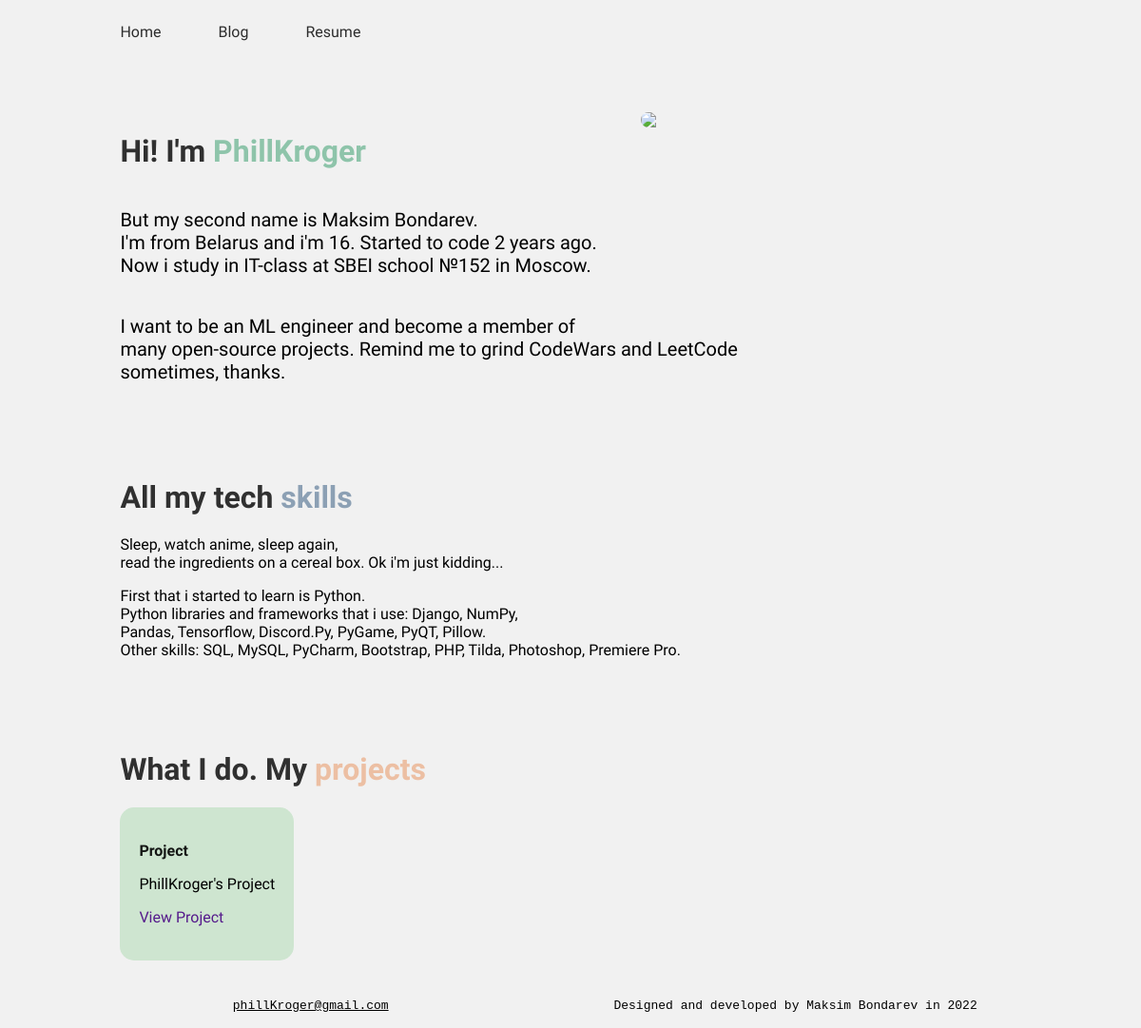
The app's page /, older data.
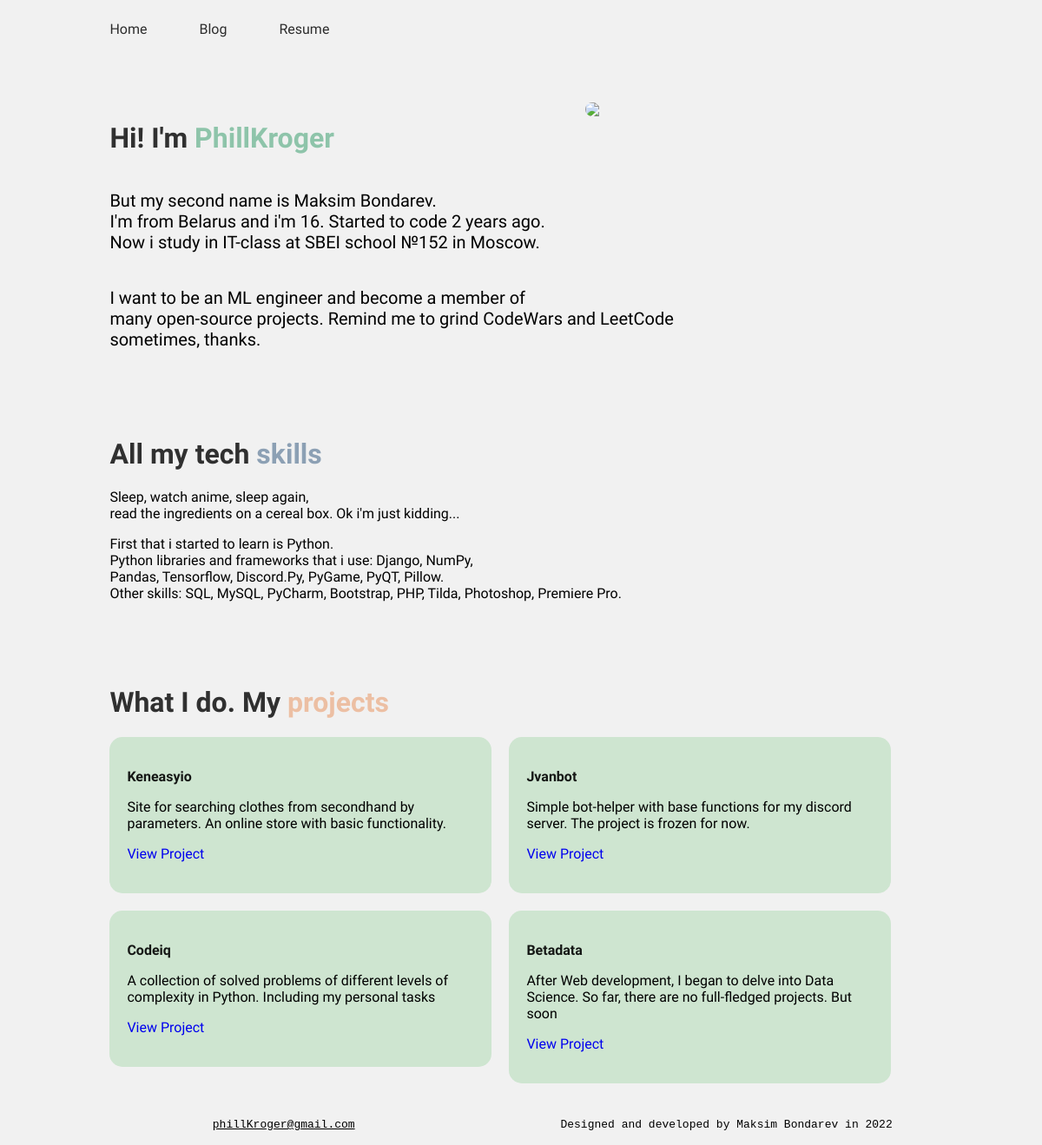
The same page, newer data.
### phillkroger/models.py (models this page shows, shortened)
class Project(models.Model):
    title = models.CharField("Project Title", max_length=255)
    description = models.TextField("Description", max_length=10000, default="PhillKroger's Project")
    tags = models.ManyToManyField(Tag)
    category = models.ForeignKey(ProjectCategory, on_delete=models.CASCADE)
    link = models.URLField("Project Link", max_length=128, unique=True, blank=True, default=None)
    project_github = models.URLField("Project Github", max_length=128, blank=True, default=None)
    pubdate = models.DateTimeField("Publish Time", null=True)
    class Meta:
        verbose_name = "Project"
        verbose_name_plural = "Projects"

### phillkroger/views.py (the view)
# urls.py: path('', views.mainapp, name="mainapp"),
def mainapp(request):
    projects = Project.objects.all().order_by("-pubdate")
    return render(request, "mainapp/index.html", {"projects": projects})

### templates/mainapp/index.html (shortened to what this page needs)
{% extends 'base.html' %}
{% load static %}
{% block content %}
    <div class="cont">
            <h1 class="hi-h1">Hi! I'm <span class="clr"> PhillKroger</span></h1>
            <img src="/media/phillkroger.jpg" class="phill-img">
            <p class="hi-p">But my second name is Maksim Bondarev.<br>
                I'm from Belarus and i'm 16. Started to code 2 years ago. <br>
                Now i study in IT-class at SBEI school №152 in Moscow.</p>
            <p class="hi-p">I want to be an ML engineer and become a member of <br>
                many open-source projects. Remind me to grind CodeWars and LeetCode<br>
                sometimes, thanks.</p>
        </div>
        <div class="skills">
            <h1 class="skills-h1">All my tech <span class="clr-1">skills</span></h1>
            <p class="skills-p">Sleep, watch anime, sleep again,<br> read the ingredients on a cereal box. Ok i'm just kidding...</p>
            <p class="skills-p">First that i started to learn is Python.<br>Python libraries and frameworks that i use: Django, NumPy,<br>
                Pandas, Tensorflow, Discord.Py, PyGame, PyQT, Pillow.<br>Other skills: SQL, MySQL, PyCharm, Bootstrap, PHP, Tilda, Photoshop, Premiere Pro.</p>
        </div>
        <div class="my-projects">
            <div class="all-projects">
                <h1 class="projects-h1">What I do. My <span class="clr-2">projects</span></h1>
                {% for project in projects %}
                    {% if project %}
                        <div class="project">
                            <p class="project-title"><b>{{ project.title|title }}</b></p>
                            <p class="project-description">{{ project.description }}</p>
                            <p class="project-link"><a href="{{ project.link }}">View Project</a></p>
                        </div>
                    {% else %}
                        No projects
                    {% endif %}
                {% endfor %}
            </div>
        </div><div style="clear:left"></div>
        <footer>
            <p class="email-1">
                <code>phillKroger@gmail.com</code>
            </p>
            <p class="email">
                <code>Designed and developed by Maksim Bondarev in 2022</code>
            </p>
        </footer>
{% endblock %}

Row changes from the older to the newer data that the page shows:
changed Project: title "Project" → "Keneasyio"; description "PhillKroger's Project" → "Site for searching clothes from secondhand by parameters. An online store with basic functionality."
added Project: title "Jvanbot", description "Simple bot-helper with base functions for my discord server. The project is frozen for now."
added Project: title "Codeiq", description "A collection of solved problems of different levels of complexity in Python. Including my personal tasks"
added Project: title "Betadata", description "After Web development, I began to delve into Data Science. So far, there are no full-fledged projects. But soon"
